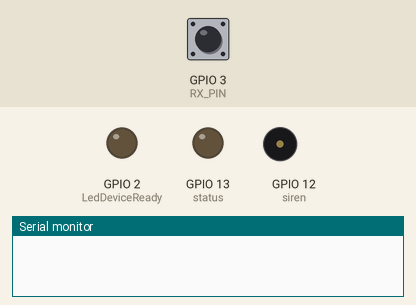
Bench run of a sketch on a simulated ESP8266 (NodeMCU). Parts: output pins drawn as LEDs (lit = HIGH), buzzer (waves = sounding, pin HIGH), the last lines printed to the serial monitor. Inputs (shaded band) come from the test bench; at power-on: GPIO 3 (RX_PIN) HIGH. WiFi joins after 1.5 s; servers stay silent unless stated; uploads are accepted with an empty reply; pins used as bus, display or sensor lines are not drawn.

Above: at 0.1 s.
At 12.0 s:
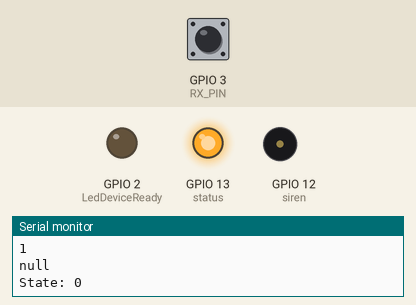
At 50.3 s:
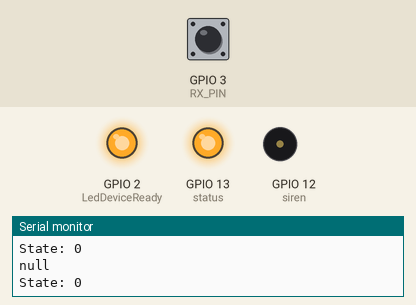
Timing chart, 0 to 50.4 s (numbered marks = the images above):
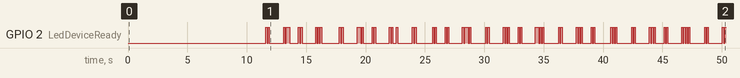

The sketch:

Sonoff.ino
```cpp
#include <ESP8266HTTPClient.h>
#include <WiFiManager.h>
#include <ArduinoJson.h>
#include <WiFiClient.h>

#define RX_PIN 3
#define TX_PIN 1

#define SCHOOL_TOKEN 103353055527

#define OnCmd 1
#define OffCmd 0


WiFiClient wifiClient;

//https://safety-schools.com/php_action/updateState.php?trigger=1&station_token=103353031809

const char *host = "safety-schools.com";
const char *updater = "/php_action/updateState.php";
const char *station_token = "station_token=";  // don't forget to change!!
bool state = false;
unsigned long previousMillis;
unsigned long previousMillis2;
unsigned long millisDeviceReady = 0;
const long interval = 3000;

const int togglePin = RX_PIN;
const int siren = 12;  //relay
const int status = 13;
const int buzzer = TX_PIN;
const int LedDeviceReady = 2;

int lastButtonState;
int currentButtonState;
int countState;
int lossWifiCount;

WiFiManager wifiManager;

void setup() {
  Serial.begin(9600);
  pinMode(togglePin, INPUT_PULLUP);
  pinMode(siren, OUTPUT);
  pinMode(status, OUTPUT);
  pinMode(buzzer, OUTPUT);
  pinMode(LedDeviceReady, OUTPUT);


  digitalWrite(LedDeviceReady, LOW);
  digitalWrite(buzzer, HIGH);
  digitalWrite(status, OffCmd);
  digitalWrite(siren, LOW);

  wifiManager.setTimeout(300);
  wifiManager.autoConnect("Smart Safety School System");
  Serial.println("Connected to Wi-Fi!");
  Serial.println(WiFi.localIP());
  digitalWrite(status, OnCmd);
  digitalWrite(buzzer, HIGH);
  buzzeron();
}

void loop() {
  blinkLedDeviceStandby();

  if (millis() - previousMillis >= 60000 & WiFi.status() != WL_CONNECTED) {
    lossWifiCount = 0;
    digitalWrite(buzzer, HIGH);
    digitalWrite(status, !digitalRead(status));
    delay(150);
    ESP.restart();
  }
  if (WiFi.status() != WL_CONNECTED) {
    lossWifiCount++;
    if (lossWifiCount == 1) {
      previousMillis = millis();
    }
    // Serial.println("WiFi connection lost. Resetting ESP8285...");
    digitalWrite(buzzer, HIGH);
    digitalWrite(status, OffCmd);
    delay(150);
    digitalWrite(buzzer, LOW);
    digitalWrite(status, OnCmd);
    delay(150);
    return;
  } else if (WiFi.status() == WL_CONNECTED) {
    digitalWrite(buzzer, HIGH);
    digitalWrite(status, OnCmd);
  }
  //Serial.println(stateReader());
  //delay(3000);
  lastButtonState = currentButtonState;
  currentButtonState = digitalRead(togglePin);
  //Serial.println(currentButtonState);
  if (lastButtonState == 0) {
    countState += 1;
    Serial.println(countState);
  }
  if (countState >= 65) {
    toggleState();
    if (state == 1) {
      digitalWrite(siren, HIGH);
    } else if (state == 0) {
      digitalWrite(siren, LOW);
    }
    // Serial.println("command send!");
    while (!digitalRead(togglePin)){delay(100);}
    // delay(3500);
    countState = 0;
  }
  if (state == 1) {
    if (millis() - previousMillis2 >= 3000) {
      digitalWrite(siren, LOW);
      if (millis() - previousMillis2 >= 4000) {
        previousMillis2 = millis();
        digitalWrite(siren, HIGH);
      }
    }
  }
  unsigned long currentMillis = millis();
  if (currentMillis - previousMillis >= interval) {
    previousMillis = currentMillis;
    updateState();
    if (state == 1) {
      digitalWrite(siren, HIGH);
    } else if (state == 0) {
      digitalWrite(siren, LOW);
    }
  }
}

void updateState() {
  HTTPClient http;

  http.begin(wifiClient, String("http://") + host + updater + "?" + station_token + SCHOOL_TOKEN);
  int httpCode = http.GET();
  if (httpCode == 200) {
    String body = http.getString();
    Serial.println(body);

    DynamicJsonDocument doc(1024);
    deserializeJson(doc, body);
    JsonObject obj = doc.as<JsonObject>();
    String txtState = obj[String("newState")];

    Serial.println(txtState);

    if (txtState == "On") {
      state = 1;
    } else if (txtState == "Off") {
      state = 0;
    }

  } else {
    Serial.println("Error getting state: " + String(httpCode));
  }
  http.end();
  Serial.println("State: " + String(state));
}

void toggleState() {
  HTTPClient http;

  http.begin(wifiClient, String("http://") + host + updater + "?" + station_token + SCHOOL_TOKEN + "&trigger=1");
  int httpCode = http.GET();
  if (httpCode == 200) {
    String body = http.getString();
    Serial.println(body);

    DynamicJsonDocument doc(1024);
    deserializeJson(doc, body);
    JsonObject obj = doc.as<JsonObject>();
    String txtState = obj[String("newState")];

    Serial.println(txtState);

    if (txtState == "On") {
      state = 1;
    } else if (txtState == "Off") {
      state = 0;
    }

    previousMillis2 = millis();
  } else {
    Serial.println("Error getting state: " + String(httpCode));
  }
  http.end();
  Serial.println("State: " + String(state));
}

void blinkLedDeviceStandby() {
  if (millis() - millisDeviceReady >= 6150) {
    millisDeviceReady = millis();
    // digitalWrite(LedBuiltIn, LOW);
    digitalWrite(LedDeviceReady, LOW);
    // digitalWrite(LedStatusPin, LOW);
  } else if (millis() - millisDeviceReady >= 6050) {
    // digitalWrite(LedBuiltIn, HIGH);
    digitalWrite(LedDeviceReady, HIGH);
    // digitalWrite(LedStatusPin, HIGH);
  } else if (millis() - millisDeviceReady >= 5950) {
    // digitalWrite(LedBuiltIn, LOW);
    digitalWrite(LedDeviceReady, LOW);
    // digitalWrite(LedStatusPin, LOW);
  } else if (millis() - millisDeviceReady >= 5850) {
    // digitalWrite(LedBuiltIn, HIGH);
    digitalWrite(LedDeviceReady, HIGH);
    // digitalWrite(LedStatusPin, HIGH);
  } else if (millis() - millisDeviceReady >= 5750) {
    // digitalWrite(LedBuiltIn, LOW);
    digitalWrite(LedDeviceReady, LOW);
    // digitalWrite(LedStatusPin, LOW);
  } else if (millis() - millisDeviceReady >= 5650) {
    // digitalWrite(LedBuiltIn, HIGH);
    digitalWrite(LedDeviceReady, HIGH);
    // digitalWrite(LedStatusPin, HIGH);
  } else if (millis() - millisDeviceReady >= 5550) {
    // digitalWrite(LedBuiltIn, LOW);
    digitalWrite(LedDeviceReady, LOW);
    // digitalWrite(LedStatusPin, LOW);
  } else if (millis() - millisDeviceReady >= 5450) {
    // digitalWrite(LedBuiltIn, HIGH);
    digitalWrite(LedDeviceReady, HIGH);
    // digitalWrite(LedStatusPin, HIGH);
  }


  else if (millis() - millisDeviceReady >= 4300) {
    // digitalWrite(LedBuiltIn, LOW);
    digitalWrite(LedDeviceReady, LOW);
    // digitalWrite(LedStatusPin, LOW);
  } else if (millis() - millisDeviceReady >= 4200) {
    // digitalWrite(LedBuiltIn, HIGH);
    digitalWrite(LedDeviceReady, HIGH);
    // digitalWrite(LedStatusPin, HIGH);
  } else if (millis() - millisDeviceReady >= 4100) {
    // digitalWrite(LedBuiltIn, LOW);
    digitalWrite(LedDeviceReady, LOW);
    // digitalWrite(LedStatusPin, LOW);
  } else if (millis() - millisDeviceReady >= 4000) {
    // digitalWrite(LedBuiltIn, HIGH);
    digitalWrite(LedDeviceReady, HIGH);
    // digitalWrite(LedStatusPin, HIGH);
  }


  else if (millis() - millisDeviceReady >= 3250) {
    // digitalWrite(LedBuiltIn, LOW);
    digitalWrite(LedDeviceReady, LOW);
    // digitalWrite(LedStatusPin, LOW);
  } else if (millis() - millisDeviceReady >= 3150) {
    // digitalWrite(LedBuiltIn, HIGH);
    digitalWrite(LedDeviceReady, HIGH);
    // digitalWrite(LedStatusPin, HIGH);
  } else if (millis() - millisDeviceReady >= 3050) {
    // digitalWrite(LedBuiltIn, LOW);
    digitalWrite(LedDeviceReady, LOW);
    // digitalWrite(LedStatusPin, LOW);
  } else if (millis() - millisDeviceReady >= 2950) {
    // digitalWrite(LedBuiltIn, HIGH);
    digitalWrite(LedDeviceReady, HIGH);
    // digitalWrite(LedStatusPin, HIGH);
  } else if (millis() - millisDeviceReady >= 2850) {
    // digitalWrite(LedBuiltIn, LOW);
    digitalWrite(LedDeviceReady, LOW);
    // digitalWrite(LedStatusPin, LOW);
  } else if (millis() - millisDeviceReady >= 2750) {
    // digitalWrite(LedBuiltIn, HIGH);
    digitalWrite(LedDeviceReady, HIGH);
    // digitalWrite(LedStatusPin, HIGH);
  }


  else if (millis() - millisDeviceReady >= 1550) {
    // digitalWrite(LedBuiltIn, LOW);
    digitalWrite(LedDeviceReady, LOW);
    // digitalWrite(LedStatusPin, LOW);
  } else if (millis() - millisDeviceReady >= 1450) {
    // digitalWrite(LedBuiltIn, HIGH);
    digitalWrite(LedDeviceReady, HIGH);
    // digitalWrite(LedStatusPin, HIGH);
  } else if (millis() - millisDeviceReady >= 1350) {
    // digitalWrite(LedBuiltIn, LOW);
    digitalWrite(LedDeviceReady, LOW);
    // digitalWrite(LedStatusPin, LOW);
  } else if (millis() - millisDeviceReady >= 1250) {
    // digitalWrite(LedBuiltIn, HIGH);
    digitalWrite(LedDeviceReady, HIGH);
    // digitalWrite(LedStatusPin, HIGH);
  }
}

void buzzeron() {
  Serial.println("Buzzer On!");
  for (int i=1; i<=5; i++){
  digitalWrite(buzzer, LOW);
  delay(70);
  digitalWrite(buzzer, HIGH);
  delay(70);
  digitalWrite(buzzer, LOW);
  delay(200);
  digitalWrite(buzzer, HIGH);
  delay(70);
  digitalWrite(buzzer, LOW);
  delay(70);
  digitalWrite(buzzer, HIGH);
  delay(70);
  digitalWrite(buzzer, LOW);
  delay(70);
  digitalWrite(buzzer, HIGH);
  delay(70);
  digitalWrite(buzzer, LOW);
  delay(200);
  digitalWrite(buzzer, HIGH);
  delay(70);
  digitalWrite(buzzer, LOW);
  delay(70);
  digitalWrite(buzzer, HIGH);
  delay(70);
  digitalWrite(buzzer, LOW);
  delay(70);
  digitalWrite(buzzer, HIGH);
  delay(600);
  }
}
```

Measured:
- by itself, GPIO 2 (LedDeviceReady): LOW → HIGH at 11.6 s, → LOW 0.10 s later, → HIGH 0.10 s later, → LOW 0.10 s later, … (123 changes in this stretch)
